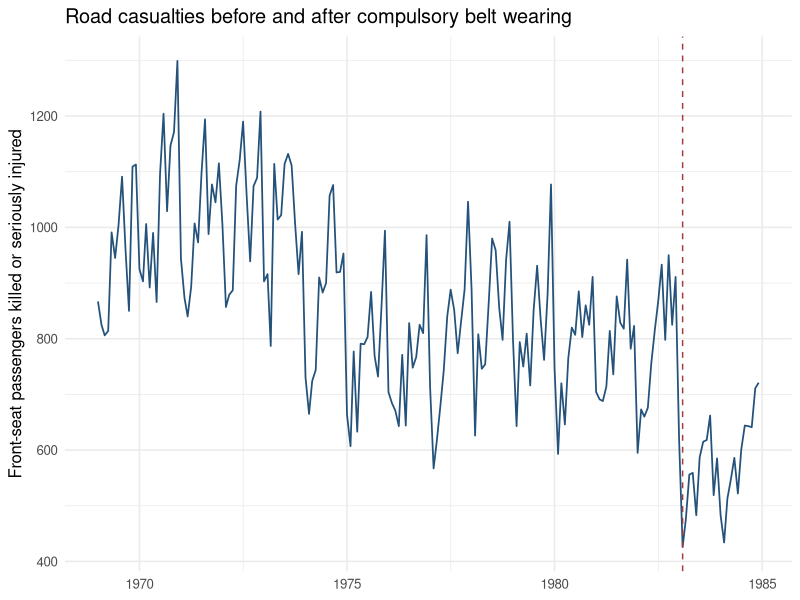
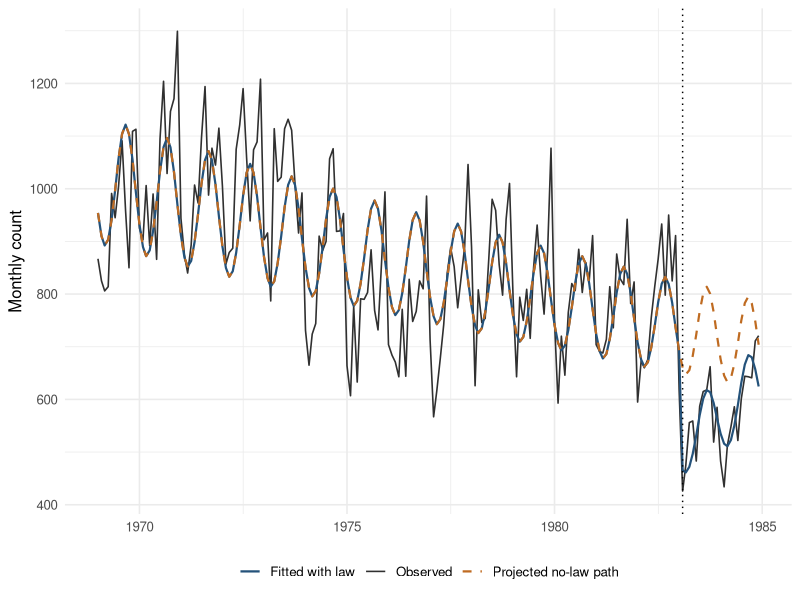

The R script that drew these images, in order:
## ---- chunk 1
#| label: prepare-seatbelts
library(ggplot2)
library(nlme)

data("Seatbelts", package = "datasets")

seatbelts <- as.data.frame(Seatbelts)
seatbelts$time <- seq_len(nrow(seatbelts))
seatbelts$date <- seq(as.Date("1969-01-01"), by = "month", length.out = nrow(seatbelts))
seatbelts$post_time <- ifelse(
  seatbelts$law == 1,
  seatbelts$time - min(seatbelts$time[seatbelts$law == 1]),
  0
)
seatbelts$season_sin <- sin(2 * pi * seatbelts$time / 12)
seatbelts$season_cos <- cos(2 * pi * seatbelts$time / 12)
intervention_date <- min(seatbelts$date[seatbelts$law == 1])

stopifnot(
  nrow(seatbelts) == 192L,
  intervention_date == as.Date("1983-02-01"),
  seatbelts$post_time[seatbelts$date == intervention_date] == 0
)
## ---- chunk 2
#| label: fig-seatbelts-raw
#| fig-cap: "Monthly front-seat passengers killed or seriously injured in Great Britain."
#| fig-height: 4.8
ggplot(seatbelts, aes(date, front)) +
  geom_line(linewidth = 0.6, colour = "#24527a") +
  geom_vline(xintercept = intervention_date, linetype = "dashed", colour = "#a23b3b") +
  labs(
    x = NULL,
    y = "Front-seat passengers killed or seriously injured",
    title = "Road casualties before and after compulsory belt wearing"
  ) +
  theme_minimal(base_size = 12)
## ---- chunk 3
#| label: fit-seatbelts-models
its_formula <- log(front) ~
  time + law + post_time + season_sin + season_cos

ols_fit <- lm(its_formula, data = seatbelts)

gls_fit <- gls(
  its_formula,
  data = seatbelts,
  correlation = corAR1(form = ~ time),
  method = "REML"
)

ols_terms <- coef(summary(ols_fit))[c("law", "post_time"), ]
gls_terms <- summary(gls_fit)$tTable[c("law", "post_time"), ]

model_comparison <- data.frame(
  Model = rep(c("OLS", "GLS with AR(1) errors"), each = 2),
  Term = rep(c("Immediate change", "Monthly trend change"), times = 2),
  Estimate = c(ols_terms[, "Estimate"], gls_terms[, "Value"]),
  `Standard error` = c(ols_terms[, "Std. Error"], gls_terms[, "Std.Error"]),
  check.names = FALSE
)

knitr::kable(model_comparison, digits = 3)
## ---- chunk 4
#| label: seatbelts-horizons
effect_at_horizon <- function(model, horizon) {
  weights <- c(law = 1, post_time = horizon)
  estimate <- sum(weights * coef(model)[names(weights)])
  covariance <- vcov(model)[names(weights), names(weights)]
  standard_error <- sqrt(drop(t(weights) %*% covariance %*% weights))

  data.frame(
    Horizon = horizon,
    `Percent change` = 100 * (exp(estimate) - 1),
    `Lower 95%` = 100 * (exp(estimate - 1.96 * standard_error) - 1),
    `Upper 95%` = 100 * (exp(estimate + 1.96 * standard_error) - 1),
    check.names = FALSE
  )
}

horizon_results <- do.call(
  rbind,
  lapply(c(0, 6, 12), function(h) effect_at_horizon(gls_fit, h))
)

knitr::kable(horizon_results, digits = 1)
## ---- chunk 5
#| label: fig-seatbelts-counterfactual
#| fig-cap: "Observed front-seat casualties and estimated trajectories with and without the law terms."
#| fig-height: 5.2
seatbelts$fitted_observed <- exp(predict(gls_fit, newdata = seatbelts))
no_law_data <- transform(seatbelts, law = 0, post_time = 0)
seatbelts$fitted_no_law <- exp(predict(gls_fit, newdata = no_law_data))

ggplot(seatbelts, aes(date)) +
  geom_line(aes(y = front, colour = "Observed"), linewidth = 0.55) +
  geom_line(aes(y = fitted_observed, colour = "Fitted with law"), linewidth = 0.75) +
  geom_line(
    aes(y = fitted_no_law, colour = "Projected no-law path"),
    linewidth = 0.75,
    linetype = "dashed"
  ) +
  geom_vline(xintercept = intervention_date, linetype = "dotted") +
  scale_colour_manual(values = c(
    "Observed" = "#303030",
    "Fitted with law" = "#24527a",
    "Projected no-law path" = "#bf6b21"
  )) +
  labs(x = NULL, y = "Monthly count", colour = NULL) +
  theme_minimal(base_size = 12) +
  theme(legend.position = "bottom")
